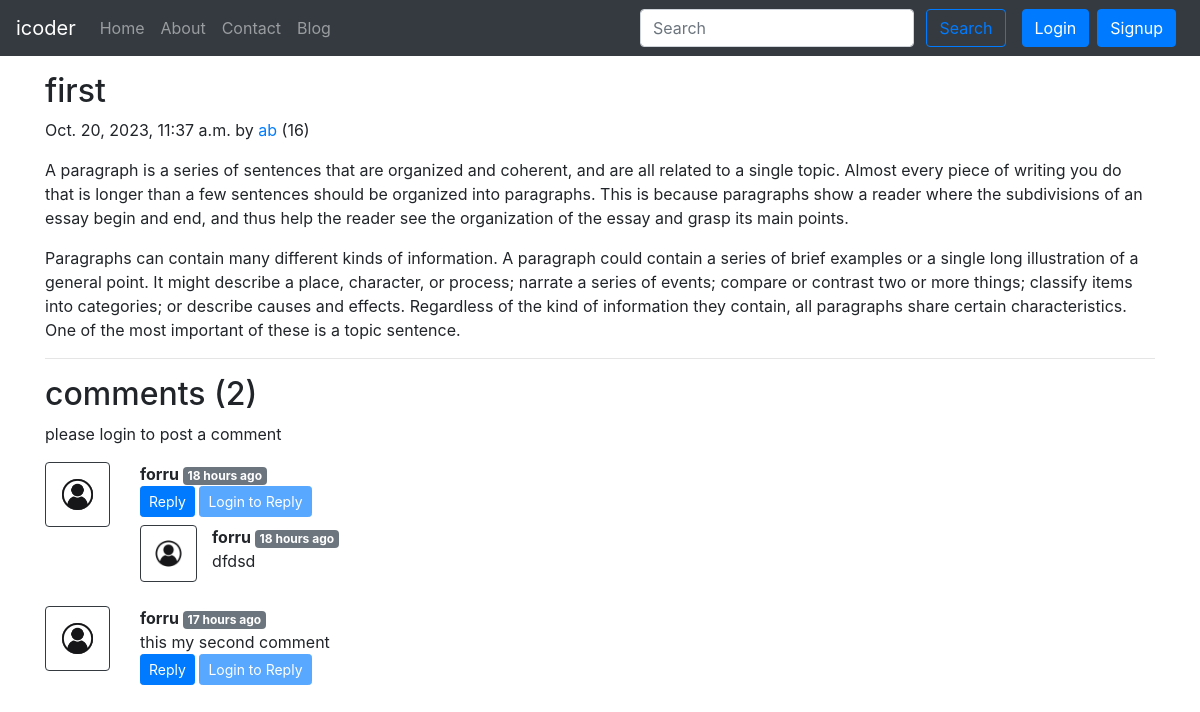
Page /blog/aa on the committed database.
### blog/models.py (models this page shows, shortened)
class Post(models.Model):
    sno = models.AutoField(primary_key=True)
    title = models.CharField(max_length=70)
    content = models.TextField()
    author =models.CharField(max_length=13)
    slug = models.CharField(max_length=130)
    views = models.IntegerField()
    timestamp = models.DateTimeField(blank=True)

class blogcomment(models.Model):
    sno = models.AutoField(primary_key=True)
    comment = models.TextField()
    user =models.ForeignKey(User , on_delete=models.CASCADE)
    post =models.ForeignKey(Post , on_delete=models.CASCADE)
    parent = models.ForeignKey('self',on_delete=models.CASCADE, null=True)
    timestamp = models.DateTimeField(default=now)

### blog/views.py (the view)
# urls.py: path('<str:slug>', views.blogpost, name='blogpost'),
def blogpost(request,slug):
    post = Post.objects.filter(slug=slug).first()
    post.views = post.views + 1
    post.save()
    comments = blogcomment.objects.filter(post = post , parent = None)
    replies = blogcomment.objects.filter(post = post).exclude(parent=None)
    repdict = {}
    for reply in replies:
        if reply.parent.sno not in repdict.keys():
            repdict[reply.parent.sno] = [reply]
        else:
            repdict[reply.parent.sno].append(reply)
    context = {'post':post , 'comments':comments,'user':request.user , 'repdict':repdict}
    return render(request,'blog/blogpost.html', context)

### blog/templatetags/extras.py (called while the page is built)
@register.filter(name='get_val')
def get_val(dict,key):
    return dict.get(key)

### templates/blog/blogpost.html (shortened to what this page needs)
{% extends 'base.html' %}
{% load humanize %}
{% load extras %}
{% block body %}
  <div class="container my-3">
    <h2 class="blog-post-title">{{post.title}} </h2>
    <p class="blog-post-meta">{{post.timestamp}} by <a href="/about " >{{post.author}}</a> (<span>{{post.views}}</span>) </p>
    <p>{{post.content|safe}}</p>
    <hr>
 </div>
 <div class="container">
  <h2>comments ({{comments.count}}) </h2>
  <div class="my-2">
{% if user.is_authenticated %}
<form action="/blog/postComment/" method = "POST">
  {% csrf_token %}
  <div class="form-group">
    <label for="exampleinputemail">Post comment</label>
    <input type="text" name="comment" id="" class="form-control">
  </div>
  <input type="hidden" name="postsno" value="{{post.sno}}">
  <input type="hidden" name="parentsno" value="">
  <button type="submit" class="btn btn-primary">submit</button>
</form>
{% else %}
<p>please login to post a comment</p>
{% endif %}
  </div>
  {% for comment in comments %}
  <div class="row my-3">
    <div class="col-md-1  ">
      <img class="rounded mx-auto d-block w-100 p-2 border border-dark" src="/static/img/user.jpg" alt="">
    </div>
    <div class="col-md-11 "><b>{{comment.user.username}} </b><span class="badge badge-secondary">{{comment.timestamp | naturaltime}}</span>
      <div>{{comment.comment}}</div>
      <div class="reply mx-0">
        <button class="btn btn-sm btn-primary" type="button" data-toggle="collapse" data-target="#replyBox{{comment.sno}}" aria-expanded="false" aria-controls="replyBox{{comment.sno}}" >
          Reply
        </button>
        {% if user.is_authenticated %}
        <div class="collapse" id="replyBox{{comment.sno}}">
          <div class="card card-body my-2">
            <form action="/blog/postComment/" method = "POST">
              {% csrf_token %}
              <div class="form-group">
                <label for="comment">Post Reply</label>
                <input type="text" name="comment" id="" class="form-control">
                <input type="hidden" name="parentsno" value="{{comment.sno}}">
              </div>
              <input type="hidden" name="postsno" value="{{post.sno}}">
              <button type="submit" class="btn btn-primary">submit</button>
            </form>
          </div>
        </div>
        {% else %}
        <button class="btn btn-sm btn-primary" type="button" data-toggle="collapse" data-target="#replyBox{{comment.sno}}" aria-expanded="false" aria-controls="replyBox{{comment.sno}}"disabled >
          Login to Reply
        </button>
        {% endif %}
        <div id="replies bg-primary my-2">
          {% for reply in repdict|get_val:comment.sno %}
          <div class="row my-2">
            <div class="col-md-1">
              <img class="rounded mx-auto d-block w-100 p-2 border border-dark" src="/static/img/user.jpg" alt="">
            </div>
            <div class="md-11">
              <b>{{reply.user.username}} </b>
              <span class="badge badge-secondary">{{reply.timestamp | naturaltime}}</span>
              <div>{{reply.comment}}</div>
            </div>
            <br>
          </div>
        {% endfor %}
        </div>
      </div>
    </div>
  </div>
  {% endfor %}
{% endblock body %}

### templates/base.html (shortened to what this page needs)
<!doctype html>
<html lang="en">
  <head>
    <link rel="stylesheet" href="https://cdn.jsdelivr.net/npm/bootstrap@4.4.1/dist/css/bootstrap.min.css">
  </head>
  <body>
    <nav class="navbar navbar-expand-lg navbar-dark bg-dark">
        <a class="navbar-brand" href="#">icoder</a>
        <div class="collapse navbar-collapse" id="navbarSupportedContent">
          <ul class="navbar-nav mr-auto">
            <li class="nav-item {% block homeactive %}{% endblock homeactive %}">
              <a class="nav-link" href="/">Home <span class="sr-only">(current)</span></a>
            </li>
            <li class="nav-item {% block aboutactive %}{% endblock aboutactive %}">
              <a class="nav-link" href="/about">About</a>
            </li>
            <li class="nav-item {% block contactactive %}{% endblock contactactive %}">
              <a class="nav-link" href="/contact">Contact</a>
            </li>
            <li class="nav-item {% block blogactive %}{% endblock blogactive %}">
              <a class="nav-link" href="/blog">Blog</a>
            </li>
          </ul>
          <div class="ml-auto form-inline">
          <form method="GET" action='/search/' class=" my-2 my-lg-0 mx-3">
            <input class="form-control mr-sm-2" type="search" placeholder="Search" aria-label="Search" name="query" id="query">
            <button class="btn btn-outline-primary my-2 my-sm-0" type="submit">Search</button>
          </form>
          {% if user.is_authenticated  %}
          <ul class="navbar-nav mr-2">
            <li class="nav-item dropdown">
              <a class="nav-link dropdown-toggle" href="#" id="navbarDropdown" role="button" data-toggle="dropdown" aria-haspopup="true" aria-expanded="false">
               welcome  {{request.user}}
              </a>
              <div class="dropdown-menu" aria-labelledby="navbarDropdown">
                <a class="dropdown-item" href="/logout">Logout</a>
              </div>
            </li>
          </ul>
          {% else %}
    <button type="button" class="btn btn-primary mr-2" data-toggle="modal" data-target="#loginModal">
      Login
    </button>
          <button type="button" class="btn btn-primary mr-2" data-toggle="modal" data-target="#signupModal">
            Signup
          </button>
          {% endif %}
        </div>
        </div>
      </nav>
      {% block body %}
      {% endblock body %}
  </body>
</html>

### rows in the picture
Post: title "first", timestamp "Oct. 20, 2023, 11:37 a.m.", author "ab", views "16", content "A paragraph is a series of sentences that are organized and coherent, and are all related to a single topic. Almost every piece of writing you do that is longer than a few sentences should be organized into paragraphs. This is because paragraphs show a reader where the subdivisions of an essay begin and end, and thus help the reader see the organization of the essay and grasp its main points. Paragraphs can contain many different kinds of information. A paragraph could contain a series of brief examples or a single long illustration of a general point. It might describe a place, character, or process; narrate a series of events; compare or contrast two or more things; classify items into…"
blogcomment: user.username "forru", timestamp "18 hours ago"
blogcomment: user.username "forru", timestamp "18 hours ago", comment "dfdsd"
blogcomment: user.username "forru", timestamp "17 hours ago", comment "this my second comment"

### other values in the picture
{{ comments.count }} "2"
